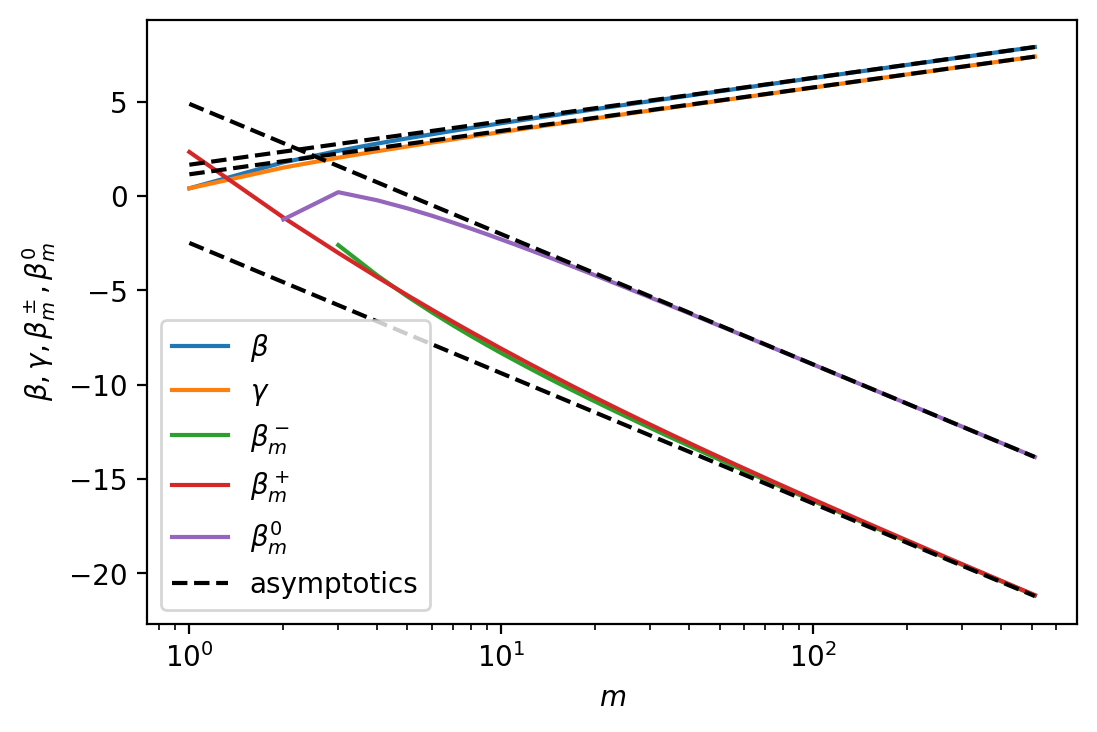

Here is the Python script that generated this plot:
# -*- coding: utf-8 -*-
"""
Data generation for Figure 08
"""
import sys
sys.path.append("../main/")
import os
import matplotlib.pyplot as plt
import numpy as np
from scipy.io import loadmat

pars = loadmat("../main/parameters.mat")
m = np.arange(1,513)
pars['beta_0'][0,0] = np.nan
pars['beta_m'][0,:2] = np.nan


for idx in [('beta','$\\beta$'),\
            ('gamma','$\\gamma$'),\
            ('beta_m','$\\beta_m^-$'),\
            ('beta_p','$\\beta_m^+$'),\
            ('beta_0','$\\beta_m^0$')]:
    plt.semilogx(m,pars[idx[0]][0],label=idx[1],base=2)

mm = np.array([1,512])
eulergamma = 0.57721566

# Asymptotics
plt.semilogx(mm,np.log(mm)-1+0.5*np.pi+eulergamma,'k--',label='asymptotics')
plt.legend()
plt.semilogx(mm,np.log(mm)-1+eulergamma+3*np.log(2),'k--')
plt.semilogx(mm,-(3*np.log(mm)-4.882058651),'k--')
plt.semilogx(mm,-2*(1.244330053+1.5*np.log(mm)),'k--')

# labels    
plt.xlabel('$m$')
plt.ylabel('$\\beta, \\gamma, \\beta_m^\\pm, \\beta_m^0$')
plt.savefig('Figure08.png', bbox_inches='tight',dpi=200)